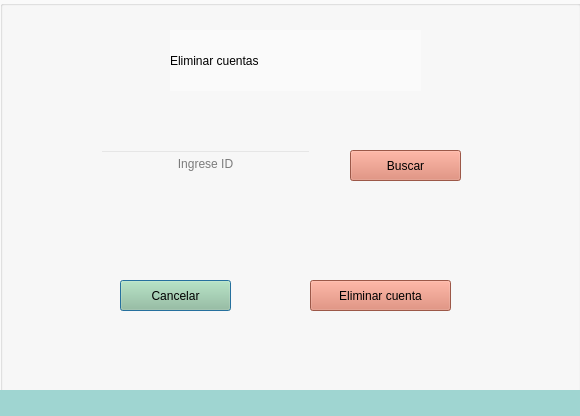
<?xml version="1.0" encoding="UTF-8"?>
<ui version="4.0">
 <class>EliminarCuentas</class>
 <widget class="QDialog" name="EliminarCuentas">
  <property name="geometry">
   <rect>
    <x>0</x>
    <y>0</y>
    <width>580</width>
    <height>416</height>
   </rect>
  </property>
  <property name="windowTitle">
   <string>Dialog</string>
  </property>
  <widget class="QGroupBox" name="groupBox">
   <property name="geometry">
    <rect>
     <x>0</x>
     <y>0</y>
     <width>581</width>
     <height>431</height>
    </rect>
   </property>
   <property name="styleSheet">
    <string notr="true">background-color:rgb(250,250,250);</string>
   </property>
   <property name="title">
    <string/>
   </property>
   <widget class="QLabel" name="Logo">
    <property name="geometry">
     <rect>
      <x>0</x>
      <y>0</y>
      <width>111</width>
      <height>111</height>
     </rect>
    </property>
    <property name="styleSheet">
     <string notr="true">background: transparent;</string>
    </property>
    <property name="text">
     <string/>
    </property>
    <property name="pixmap">
     <pixmap resource="Imagenes.qrc">:/Imagenes/Imagenes/Icon_2_0.png</pixmap>
    </property>
   </widget>
   <widget class="QLabel" name="ModificarDatos">
    <property name="geometry">
     <rect>
      <x>170</x>
      <y>30</y>
      <width>251</width>
      <height>61</height>
     </rect>
    </property>
    <property name="styleSheet">
     <string notr="true">font: 22pt &quot;Segoe Print&quot;;</string>
    </property>
    <property name="text">
     <string>Eliminar cuentas</string>
    </property>
   </widget>
   <widget class="QLineEdit" name="ID">
    <property name="enabled">
     <bool>true</bool>
    </property>
    <property name="geometry">
     <rect>
      <x>100</x>
      <y>150</y>
      <width>211</width>
      <height>27</height>
     </rect>
    </property>
    <property name="styleSheet">
     <string notr="true">font: 14pt &quot;Times New Roman&quot;;
background: transparent;
border bottom: rgb(255, 255, 255);

</string>
    </property>
    <property name="text">
     <string/>
    </property>
    <property name="alignment">
     <set>Qt::AlignCenter</set>
    </property>
    <property name="placeholderText">
     <string>Ingrese ID</string>
    </property>
   </widget>
   <widget class="QPushButton" name="btnCancelar">
    <property name="geometry">
     <rect>
      <x>120</x>
      <y>280</y>
      <width>111</width>
      <height>31</height>
     </rect>
    </property>
    <property name="styleSheet">
     <string notr="true">font: 14pt 75 &quot;Times New Roman&quot;;
hover!pressed:border: 5px solid green;
background-color: #9BC499;</string>
    </property>
    <property name="text">
     <string>Cancelar</string>
    </property>
   </widget>
   <widget class="QPushButton" name="btnEliminar">
    <property name="geometry">
     <rect>
      <x>310</x>
      <y>280</y>
      <width>141</width>
      <height>31</height>
     </rect>
    </property>
    <property name="styleSheet">
     <string notr="true">background-color:#DB7B65;
font: 14pt 75 &quot;Times New Roman&quot;;
hover!pressed:border: 5px solid green;
</string>
    </property>
    <property name="text">
     <string>Eliminar cuenta</string>
    </property>
   </widget>
   <widget class="QPushButton" name="btnBuscar">
    <property name="geometry">
     <rect>
      <x>350</x>
      <y>150</y>
      <width>111</width>
      <height>31</height>
     </rect>
    </property>
    <property name="styleSheet">
     <string notr="true">background-color:#DB7B65;
font: 14pt 75 &quot;Times New Roman&quot;;
hover!pressed:border: 5px solid green;
</string>
    </property>
    <property name="text">
     <string>Buscar</string>
    </property>
   </widget>
   <widget class="QLabel" name="label_3">
    <property name="geometry">
     <rect>
      <x>0</x>
      <y>390</y>
      <width>721</width>
      <height>51</height>
     </rect>
    </property>
    <property name="styleSheet">
     <string notr="true">background-color: #9fd5d1;</string>
    </property>
    <property name="text">
     <string/>
    </property>
   </widget>
  </widget>
 </widget>
 <resources>
  <include location="Imagenes.qrc"/>
 </resources>
 <connections/>
</ui>
